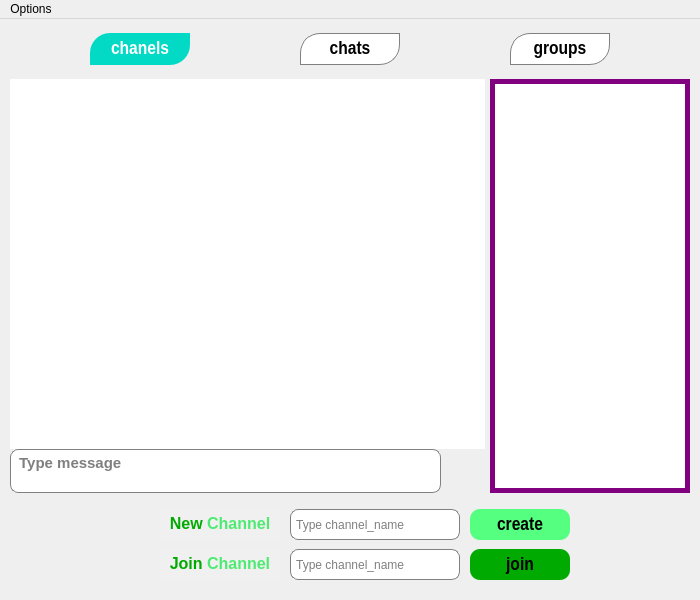
<?xml version="1.0" encoding="UTF-8"?>
<ui version="4.0">
 <class>channel</class>
 <widget class="QMainWindow" name="channel">
  <property name="geometry">
   <rect>
    <x>0</x>
    <y>0</y>
    <width>700</width>
    <height>600</height>
   </rect>
  </property>
  <property name="minimumSize">
   <size>
    <width>700</width>
    <height>600</height>
   </size>
  </property>
  <property name="maximumSize">
   <size>
    <width>700</width>
    <height>600</height>
   </size>
  </property>
  <property name="windowTitle">
   <string>Channels</string>
  </property>
  <property name="windowIcon">
   <iconset resource="aks.qrc">
    <normaloff>:/photo/image/Screenshot_20230626_132056_Chrome.jpg</normaloff>:/photo/image/Screenshot_20230626_132056_Chrome.jpg</iconset>
  </property>
  <property name="styleSheet">
   <string notr="true">QLineEdit{
border:1px solid gray;
border-radius:8px;
}
QLineEdit:focus{
border:1px solid #03dac6;
}
</string>
  </property>
  <widget class="QWidget" name="centralwidget">
   <widget class="QPushButton" name="grouppb">
    <property name="geometry">
     <rect>
      <x>510</x>
      <y>14</y>
      <width>100</width>
      <height>32</height>
     </rect>
    </property>
    <property name="font">
     <font>
      <family>Arial Narrow</family>
      <pointsize>14</pointsize>
      <bold>true</bold>
     </font>
    </property>
    <property name="styleSheet">
     <string notr="true">QPushButton{
background:white;
font-size:14pt;
border:1px solid gray;
border-top-left-radius:20px;
border-bottom-right-radius:20px;
}

QPushButton:hover{
background:#41cd52;
}</string>
    </property>
    <property name="text">
     <string>groups</string>
    </property>
   </widget>
   <widget class="QListWidget" name="list">
    <property name="geometry">
     <rect>
      <x>490</x>
      <y>60</y>
      <width>200</width>
      <height>414</height>
     </rect>
    </property>
    <property name="font">
     <font>
      <pointsize>11</pointsize>
      <bold>true</bold>
     </font>
    </property>
    <property name="styleSheet">
     <string notr="true">border:5px solid  purple;</string>
    </property>
   </widget>
   <widget class="QLineEdit" name="jo_channel_lineEdit">
    <property name="geometry">
     <rect>
      <x>290</x>
      <y>530</y>
      <width>170</width>
      <height>31</height>
     </rect>
    </property>
    <property name="toolTip">
     <string>Type_channel_name</string>
    </property>
    <property name="placeholderText">
     <string> Type channel_name</string>
    </property>
   </widget>
   <widget class="QTextEdit" name="chat_ted">
    <property name="geometry">
     <rect>
      <x>10</x>
      <y>60</y>
      <width>475</width>
      <height>370</height>
     </rect>
    </property>
    <property name="font">
     <font>
      <family>Arial</family>
      <pointsize>11</pointsize>
      <bold>true</bold>
     </font>
    </property>
    <property name="styleSheet">
     <string notr="true">QTextEdit{
border-image: url(:/photo/image/Screenshot_2023-06-26-19-28-14-376-edit_org.telegram.messenger.jpg);
border-radius:8px;
}</string>
    </property>
    <property name="readOnly">
     <bool>true</bool>
    </property>
   </widget>
   <widget class="QPushButton" name="joinpb">
    <property name="geometry">
     <rect>
      <x>470</x>
      <y>530</y>
      <width>100</width>
      <height>31</height>
     </rect>
    </property>
    <property name="font">
     <font>
      <family>Arial Narrow</family>
      <pointsize>14</pointsize>
      <bold>true</bold>
     </font>
    </property>
    <property name="styleSheet">
     <string notr="true">QPushButton{
background-color: rgb(0, 170, 0);
font-size:14pt;
border-radius:10px;
}</string>
    </property>
    <property name="text">
     <string>join</string>
    </property>
   </widget>
   <widget class="QPushButton" name="channelpb">
    <property name="geometry">
     <rect>
      <x>90</x>
      <y>14</y>
      <width>100</width>
      <height>32</height>
     </rect>
    </property>
    <property name="font">
     <font>
      <family>Arial Narrow</family>
      <pointsize>14</pointsize>
      <bold>true</bold>
     </font>
    </property>
    <property name="styleSheet">
     <string notr="true">QPushButton{
background:#03dac6;
color:white;
font-size:14pt;
border:0px;
border-top-left-radius:20px;
border-bottom-right-radius:20px;
}</string>
    </property>
    <property name="text">
     <string>chanels</string>
    </property>
   </widget>
   <widget class="QPushButton" name="chatpb">
    <property name="geometry">
     <rect>
      <x>300</x>
      <y>14</y>
      <width>100</width>
      <height>32</height>
     </rect>
    </property>
    <property name="font">
     <font>
      <family>Arial Narrow</family>
      <pointsize>14</pointsize>
      <bold>true</bold>
     </font>
    </property>
    <property name="styleSheet">
     <string notr="true">QPushButton{
background:white;
font-size:14pt;
border:1px solid gray;
border-top-left-radius:20px;
border-bottom-right-radius:20px;
}

QPushButton:hover{
background:#41cd52;
}
</string>
    </property>
    <property name="text">
     <string>chats</string>
    </property>
    <property name="autoDefault">
     <bool>false</bool>
    </property>
    <property name="flat">
     <bool>false</bool>
    </property>
   </widget>
   <widget class="QTextEdit" name="type_ted">
    <property name="geometry">
     <rect>
      <x>10</x>
      <y>430</y>
      <width>431</width>
      <height>44</height>
     </rect>
    </property>
    <property name="font">
     <font>
      <family>Arial</family>
      <pointsize>11</pointsize>
      <bold>true</bold>
     </font>
    </property>
    <property name="styleSheet">
     <string notr="true">QTextEdit{
background:white;
border:1px solid gray;
border-radius:8px;
}
QTextEdit:focus{
border:1px solid #03dac6;
}</string>
    </property>
    <property name="frameShape">
     <enum>QFrame::NoFrame</enum>
    </property>
    <property name="frameShadow">
     <enum>QFrame::Sunken</enum>
    </property>
    <property name="placeholderText">
     <string> Type message</string>
    </property>
   </widget>
   <widget class="QPushButton" name="creatpb">
    <property name="geometry">
     <rect>
      <x>470</x>
      <y>490</y>
      <width>100</width>
      <height>31</height>
     </rect>
    </property>
    <property name="font">
     <font>
      <family>Arial Narrow</family>
      <pointsize>14</pointsize>
      <bold>true</bold>
     </font>
    </property>
    <property name="styleSheet">
     <string notr="true">background-color: rgb(85, 255, 127);
font-size:14pt;
border-radius:10px;</string>
    </property>
    <property name="text">
     <string>create</string>
    </property>
   </widget>
   <widget class="QLineEdit" name="cr_chanel_lineEdit">
    <property name="geometry">
     <rect>
      <x>290</x>
      <y>490</y>
      <width>170</width>
      <height>31</height>
     </rect>
    </property>
    <property name="toolTip">
     <string>Type_channel_name</string>
    </property>
    <property name="placeholderText">
     <string> Type channel_name</string>
    </property>
   </widget>
   <widget class="QLabel" name="label">
    <property name="geometry">
     <rect>
      <x>120</x>
      <y>490</y>
      <width>31</width>
      <height>31</height>
     </rect>
    </property>
    <property name="styleSheet">
     <string notr="true">border-image: url(:/photo/image/Screenshot_20230626_132056_Chrome.jpg);</string>
    </property>
    <property name="text">
     <string/>
    </property>
   </widget>
   <widget class="QLabel" name="label_2">
    <property name="geometry">
     <rect>
      <x>120</x>
      <y>530</y>
      <width>31</width>
      <height>31</height>
     </rect>
    </property>
    <property name="styleSheet">
     <string notr="true">border-image: url(:/photo/image/Screenshot_20230626_132056_Chrome.jpg);</string>
    </property>
    <property name="text">
     <string/>
    </property>
   </widget>
   <widget class="QPushButton" name="pushButton">
    <property name="geometry">
     <rect>
      <x>441</x>
      <y>430</y>
      <width>44</width>
      <height>44</height>
     </rect>
    </property>
    <property name="cursor">
     <cursorShape>PointingHandCursor</cursorShape>
    </property>
    <property name="mouseTracking">
     <bool>false</bool>
    </property>
    <property name="acceptDrops">
     <bool>false</bool>
    </property>
    <property name="autoFillBackground">
     <bool>false</bool>
    </property>
    <property name="styleSheet">
     <string notr="true">border-image: url(:/photo/image/Screenshot_20230625_074115_Bale.jpg);</string>
    </property>
    <property name="text">
     <string/>
    </property>
    <property name="shortcut">
     <string>Ctrl+S</string>
    </property>
    <property name="flat">
     <bool>true</bool>
    </property>
   </widget>
   <widget class="QTextEdit" name="textEdit">
    <property name="geometry">
     <rect>
      <x>160</x>
      <y>491</y>
      <width>120</width>
      <height>31</height>
     </rect>
    </property>
    <property name="cursor" stdset="0">
     <cursorShape>PointingHandCursor</cursorShape>
    </property>
    <property name="styleSheet">
     <string notr="true">background-color: rgb(240, 240, 240);</string>
    </property>
    <property name="frameShape">
     <enum>QFrame::NoFrame</enum>
    </property>
    <property name="readOnly">
     <bool>true</bool>
    </property>
    <property name="html">
     <string>&lt;!DOCTYPE HTML PUBLIC &quot;-//W3C//DTD HTML 4.0//EN&quot; &quot;http://www.w3.org/TR/REC-html40/strict.dtd&quot;&gt;
&lt;html&gt;&lt;head&gt;&lt;meta name=&quot;qrichtext&quot; content=&quot;1&quot; /&gt;&lt;meta charset=&quot;utf-8&quot; /&gt;&lt;style type=&quot;text/css&quot;&gt;
p, li { white-space: pre-wrap; }
&lt;/style&gt;&lt;/head&gt;&lt;body style=&quot; font-family:'Segoe UI'; font-size:9pt; font-weight:400; font-style:normal;&quot;&gt;
&lt;p align=&quot;center&quot; style=&quot; margin-top:0px; margin-bottom:0px; margin-left:0px; margin-right:0px; -qt-block-indent:0; text-indent:0px;&quot;&gt;&lt;span style=&quot; font-family:'MS Shell Dlg 2'; font-size:12pt; font-weight:600; color:#00aa00;&quot;&gt;New&lt;/span&gt;&lt;span style=&quot; font-family:'MS Shell Dlg 2'; font-size:12pt; font-weight:600;&quot;&gt; &lt;/span&gt;&lt;span style=&quot; font-family:'MS Shell Dlg 2'; font-size:12pt; font-weight:600; color:#4eea72;&quot;&gt;Channel&lt;/span&gt;&lt;/p&gt;&lt;/body&gt;&lt;/html&gt;</string>
    </property>
   </widget>
   <widget class="QTextEdit" name="textEdit_2">
    <property name="geometry">
     <rect>
      <x>160</x>
      <y>531</y>
      <width>120</width>
      <height>31</height>
     </rect>
    </property>
    <property name="cursor" stdset="0">
     <cursorShape>PointingHandCursor</cursorShape>
    </property>
    <property name="styleSheet">
     <string notr="true">
background-color: rgb(240, 240, 240);</string>
    </property>
    <property name="frameShape">
     <enum>QFrame::NoFrame</enum>
    </property>
    <property name="readOnly">
     <bool>true</bool>
    </property>
    <property name="html">
     <string>&lt;!DOCTYPE HTML PUBLIC &quot;-//W3C//DTD HTML 4.0//EN&quot; &quot;http://www.w3.org/TR/REC-html40/strict.dtd&quot;&gt;
&lt;html&gt;&lt;head&gt;&lt;meta name=&quot;qrichtext&quot; content=&quot;1&quot; /&gt;&lt;meta charset=&quot;utf-8&quot; /&gt;&lt;style type=&quot;text/css&quot;&gt;
p, li { white-space: pre-wrap; }
&lt;/style&gt;&lt;/head&gt;&lt;body style=&quot; font-family:'Segoe UI'; font-size:9pt; font-weight:400; font-style:normal;&quot;&gt;
&lt;p align=&quot;center&quot; style=&quot; margin-top:0px; margin-bottom:0px; margin-left:0px; margin-right:0px; -qt-block-indent:0; text-indent:0px;&quot;&gt;&lt;span style=&quot; font-family:'MS Shell Dlg 2'; font-size:12pt; font-weight:600; color:#00aa00;&quot;&gt;Join&lt;/span&gt;&lt;span style=&quot; font-family:'MS Shell Dlg 2'; font-size:12pt; font-weight:600;&quot;&gt; &lt;/span&gt;&lt;span style=&quot; font-family:'MS Shell Dlg 2'; font-size:12pt; font-weight:600; color:#4eea72;&quot;&gt;Channel&lt;/span&gt;&lt;/p&gt;&lt;/body&gt;&lt;/html&gt;</string>
    </property>
   </widget>
  </widget>
  <widget class="QMenuBar" name="menubar">
   <property name="geometry">
    <rect>
     <x>0</x>
     <y>0</y>
     <width>700</width>
     <height>26</height>
    </rect>
   </property>
   <widget class="QMenu" name="menuSeting">
    <property name="title">
     <string>Options</string>
    </property>
    <addaction name="Logout"/>
    <addaction name="separator"/>
    <addaction name="actionExit"/>
    <addaction name="separator"/>
    <addaction name="actionSwitch_account"/>
    <addaction name="separator"/>
    <addaction name="action_Get_channel_list"/>
   </widget>
   <addaction name="menuSeting"/>
  </widget>
  <action name="Logout">
   <property name="text">
    <string>Log out</string>
   </property>
   <property name="shortcut">
    <string>Ctrl+L</string>
   </property>
  </action>
  <action name="action_Get_channel_list">
   <property name="text">
    <string> Get channel list</string>
   </property>
   <property name="shortcut">
    <string>Ctrl+C</string>
   </property>
  </action>
  <action name="actionExit">
   <property name="text">
    <string>Exit</string>
   </property>
   <property name="shortcut">
    <string>Ctrl+E</string>
   </property>
  </action>
  <action name="actionSwitch_account">
   <property name="text">
    <string>Switch account</string>
   </property>
   <property name="shortcut">
    <string>Ctrl+Tab</string>
   </property>
  </action>
 </widget>
 <resources>
  <include location="aks.qrc"/>
 </resources>
 <connections/>
</ui>
